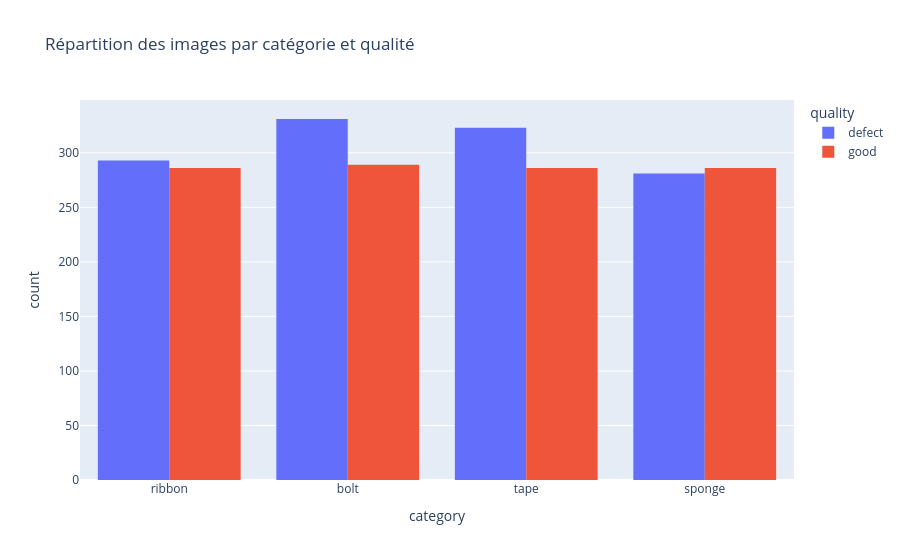

This figure's notebook cell:
### Code cell
#Repartition des images par categorie et qualité
# Une meilleur visualisation de cette comparaison que dans le graphique précédent
fig = px.histogram(
    df_rad,
    x="category",
    color="quality",
    barmode="group",
    title="Répartition des images par catégorie et qualité"
)

fig.show()

### Figure 1 — Plotly figure (JSON) as saved in the notebook; plotly's stock layout.template omitted (floating-point values rounded to 4 significant figures; data arrays with more than 128 entries replaced by an {"elided": "..."} marker saying what was removed)
{"data": [{"alignmentgroup": "True", "bingroup": "x", "hovertemplate": "quality=defect<br>category=%{x}<br>count=%{y}<extra></extra>", "legendgroup": "defect", "marker": {"color": "#636efa", "pattern": {"shape": ""}}, "name": "defect", "offsetgroup": "defect", "orientation": "v", "showlegend": true, "type": "histogram", "x": {"elided": "1228 str values"}, "xaxis": "x", "yaxis": "y"}, {"alignmentgroup": "True", "bingroup": "x", "hovertemplate": "quality=good<br>category=%{x}<br>count=%{y}<extra></extra>", "legendgroup": "good", "marker": {"color": "#EF553B", "pattern": {"shape": ""}}, "name": "good", "offsetgroup": "good", "orientation": "v", "showlegend": true, "type": "histogram", "x": {"elided": "1147 str values"}, "xaxis": "x", "yaxis": "y"}], "layout": {"barmode": "group", "legend": {"title": {"text": "quality"}, "tracegroupgap": 0}, "title": {"text": "Répartition des images par catégorie et qualité"}, "xaxis": {"anchor": "y", "domain": [0, 1], "title": {"text": "category"}}, "yaxis": {"anchor": "x", "domain": [0, 1], "title": {"text": "count"}}}}
